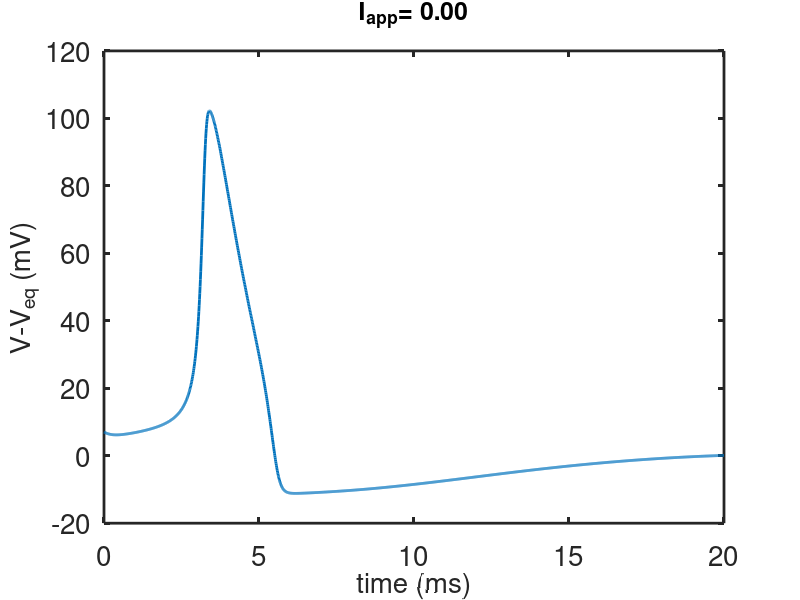
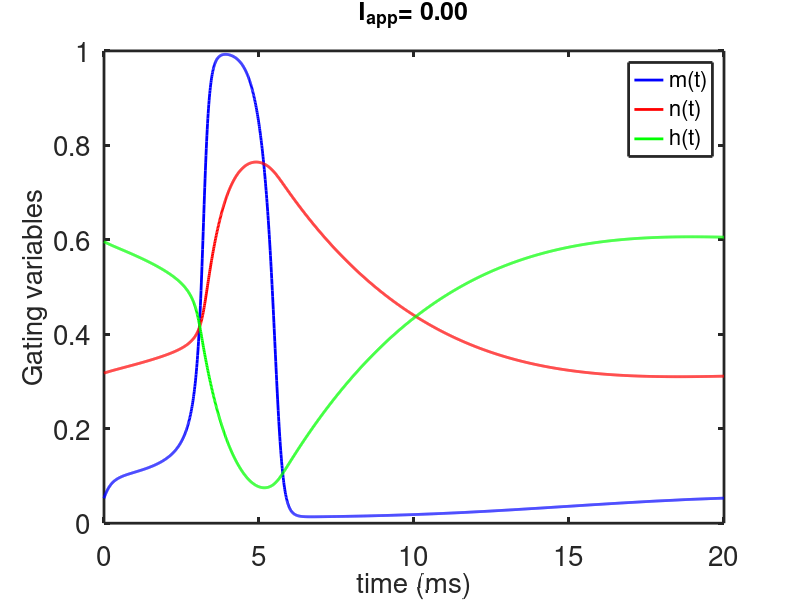
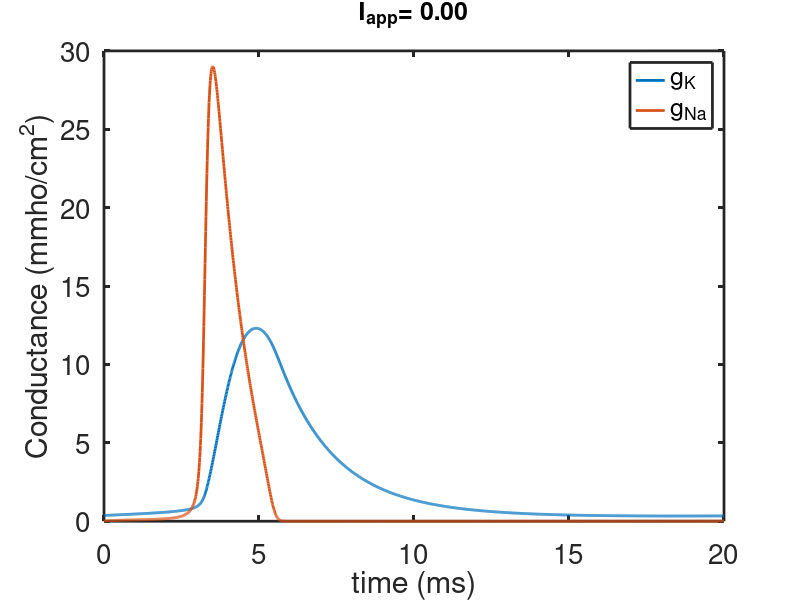

The MATLAB source for these figures, in order:
% This is a simple ode integrator for the HH equations
 
function hh
 
global gnabar gkbar gl Vna Vk Vl Inp Veq Tfact Iapp   BCL
set(0,                           ...
   'defaultaxesfontsize', 20,   ...
   'defaultaxeslinewidth', 2.0, ...
   'defaultlinelinewidth', 2.0);

Veq = 0; %is the original HH formulation
%Veq = -65; % is the physiological formulation

Tfact = 1; % this is the correction factor for temperatures other that 6.3C
%Tfact = 0.977 % correspnds to 0C

%Tfact = 1.085 % corresponds to 30 C.

gnabar = 120.;
gkbar = 36;
gl = 0.3;
 
Vna = Tfact*(115+Veq) - Veq;
Vk = Tfact*(-12+Veq)-Veq;
Vl = Tfact*(10.5988+Veq)-Veq;

tstep = .1;
 
 % Inp   is the amplitude of the periodic input stimulus
 
Inp = 0;
%Iapp is the amplitude of the steady current stimulus
%Pick one:
 Iapp = 120;
 Iapp = 20;
 Iapp = 0;

 
 % BCL is the Basic Cycle Length of the periodic input Inp
 %BCL = 39;
BCL = 0;

tstep = .01;
if (Iapp>0)
    tend = 60;
else
    tend = 20;
end


% initial data
V = 6.5098;  %The voltage threshold
V = 7;
%V = Veq;
m = 0.0529;
h = 0.5961;
n = 0.3177;

%specify the output points
tspan = [0:tstep:tend];

s0 = [V;m;h;n];

[T,S] = ode23(@deRHS,tspan, s0, odeset('maxstep',1));  
V = S(:,1);
m = S(:,2);
h = S(:,3);
n = S(:,4);


% currents;
gna=gnabar*m.^3.*h;
 
gk=gkbar*n.^4;
Icl=gl*(V-Vl);
Ina=gna.*(V-Vna);
Ik=gk.*(V-Vk);

% figure(4)
% plot( Ina,Ik,'linewidth',2)
% xlabel('I_{Na}')
% ylabel('I_K')
% 
 
 
% figure(3)
% plot(n,h,'linewidth',2)
% xlabel('n','fontsize',20)
% ylabel('h','fontsize',20)

figure(1)
plot(T,V,'linewidth',2)
axis([0 tend -20 120])
xlabel('time (ms)','fontsize',20)
ylabel('V-V_{eq} (mV)','fontsize',20)
formatSpecF = '%5.2f\n';
 
 title(strcat('I_{app}= ',sprintf(formatSpecF,Iapp)),'fontsize',18)
 
 
figure(2)
plot(T,m,'b',T,n,'r',T,h,'g',  'linewidth',2)
legend('m(t)','n(t)','h(t)','fontsize',16)
xlabel('time (ms)','fontsize',20)
ylabel('Gating variables','fontsize',20)
axis([0 tend 0 1])
 title(strcat('I_{app}= ',sprintf(formatSpecF,Iapp)),'fontsize',18)
 
 figure(3)
 plot(T, gk,T, gna)
xlabel('time (ms)')
ylabel('Conductance (mmho/cm^2)')
legend('g_K','g_{Na}')
 title(strcat('I_{app}= ',sprintf(formatSpecF,Iapp)),'fontsize',18)
end

%the right hand side for the simulation:
function s_prime=deRHS(t,s)
global gnabar gkbar Vna Vk Vl Inp Veq   Iapp  BCL gl 

%the original HH formulation has 
V = s(1)-Veq;
m = s(2);
h = s(3);
n = s(4);
 
Input = Inp/cosh(mod(t,BCL)-BCL/10) +Iapp;
 
AM=.1*(25.-V)./(exp(.1*(25.-V))-1.);
BM=4.*exp(-V/18);
AH=.07*exp(-V/20.);
BH=1./(exp(.1*(30.-V))+1.);
AN=.01*(10.-V)./(exp(.1*(10.-V))-1.);
BN=.125*exp(-V/80.);

Minf = AM./(AM+BM);



Fm=AM*(1.-m)-BM*m;
Fh=AH*(1.-h)-BH*h;
Fn=AN*(1.-n)-BN*n;
gna=gnabar*m.^3.*h;
%gnainf=gnabar*Minf.^3.*h;
gk=gkbar*n.^4;
Icl=gl*(V-Vl);

Fv = -gna*(V-Vna)-gk*(V-Vk)-Icl;

s_prime = [Fv+Input Fm Fh Fn]';

end

 
